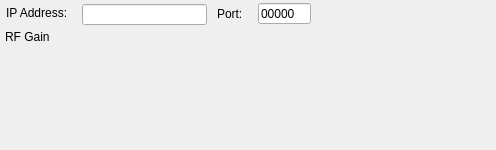
<?xml version="1.0" encoding="UTF-8"?>
<ui version="4.0">
 <class>SDRIP</class>
 <widget class="QWidget" name="SDRIP">
  <property name="geometry">
   <rect>
    <x>0</x>
    <y>0</y>
    <width>496</width>
    <height>150</height>
   </rect>
  </property>
  <property name="windowTitle">
   <string>Form</string>
  </property>
  <widget class="QLineEdit" name="ipAddress">
   <property name="geometry">
    <rect>
     <x>82</x>
     <y>4</y>
     <width>125</width>
     <height>21</height>
    </rect>
   </property>
  </widget>
  <widget class="QLabel" name="label">
   <property name="geometry">
    <rect>
     <x>6</x>
     <y>5</y>
     <width>78</width>
     <height>16</height>
    </rect>
   </property>
   <property name="text">
    <string>IP Address:</string>
   </property>
  </widget>
  <widget class="QLabel" name="label_2">
   <property name="geometry">
    <rect>
     <x>217</x>
     <y>6</y>
     <width>38</width>
     <height>16</height>
    </rect>
   </property>
   <property name="text">
    <string>Port:</string>
   </property>
  </widget>
  <widget class="QLineEdit" name="port">
   <property name="geometry">
    <rect>
     <x>258</x>
     <y>3</y>
     <width>53</width>
     <height>21</height>
    </rect>
   </property>
   <property name="inputMask">
    <string>00000;0</string>
   </property>
  </widget>
  <widget class="QLabel" name="label_3">
   <property name="geometry">
    <rect>
     <x>5</x>
     <y>29</y>
     <width>62</width>
     <height>16</height>
    </rect>
   </property>
   <property name="text">
    <string>RF Gain</string>
   </property>
  </widget>
 </widget>
 <resources/>
 <connections/>
</ui>
